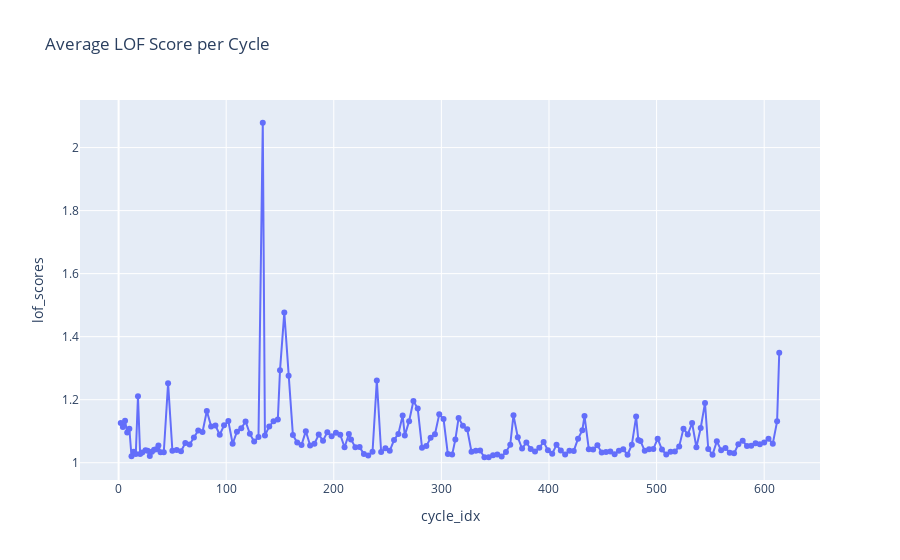

The cell this chart's notebook holds for it:
### Markdown cell above
기존 LOF baseline 모델(contamination=0.05)에서 결정된 threshold(1.6)를

고정된 기준으로 삼아,

LOWESS trend/residual 기반 features를 추가했을 때

동일 기준에서 anomaly detection sensitivity가 증가하는지 비교하였다.

결과적으로 638개의 anomaly window가 탐지되어, 파생변수 추가가 단발성 스파이크 및 국소 패턴 이상 탐지에 효과적임을 확인했다.

### Code cell
import plotly.express as px

cycle_df = df.groupby('cycle_idx')['lof_scores'].mean().reset_index()

fig = px.line(
    cycle_df,
    x='cycle_idx',
    y='lof_scores',      
    title='Average LOF Score per Cycle',
    markers=True
)
fig.show()

### Figure 1 — Plotly figure (JSON) as saved in the notebook; plotly's stock layout.template omitted (floating-point values rounded to 4 significant figures; data arrays with more than 128 entries replaced by an {"elided": "..."} marker saying what was removed)
{"data": [{"hovertemplate": "cycle_idx=%{x}<br>lof_scores=%{y}<extra></extra>", "legendgroup": "", "line": {"color": "#636efa", "dash": "solid"}, "marker": {"symbol": "circle"}, "mode": "lines+markers", "name": "", "orientation": "v", "showlegend": false, "type": "scatter", "x": {"elided": "168 int values"}, "xaxis": "x", "y": {"elided": "168 float values"}, "yaxis": "y"}], "layout": {"legend": {"tracegroupgap": 0}, "title": {"text": "Average LOF Score per Cycle"}, "xaxis": {"anchor": "y", "domain": [0, 1], "title": {"text": "cycle_idx"}}, "yaxis": {"anchor": "x", "domain": [0, 1], "title": {"text": "lof_scores"}}}}
